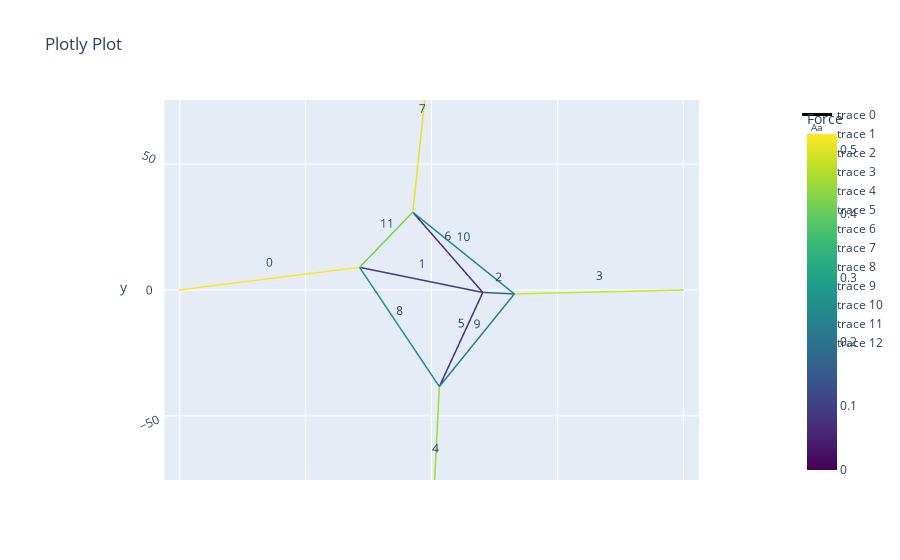

Notebook code for this chart:
### Markdown cell above
### Step 1: Define the network

### Code cell
# Note that the coordinates of the vertices will change after equilibrium is reached.
vertices    = np.array([[-10, 0, 0], [-5, 0,0], [0, 0, 0], [5, 0, 0], [10, 0, 0], [0,-10,0], [0,-5,0], [0,5,0], [0,10,0]])*10  # The coordinates of the vertices in mm
edges       = [[0, 1], [1, 2], [2, 3], [3, 4], [5, 6], [6, 2], [2, 7], [7, 8], [1, 6], [6, 3], [3, 7], [7,1]]                  # The edges of the network.
paths       = [[0, 1, 2, 3], [4, 5, 6, 7], [8, 9, 10, 11]]   # 3D printable paths. Ensure an edge is not flipped.
directions  = [1, 1, 1, 1, 1, 1, 1, 1, 1, 1, 1, 1]          # Flip the curvature of an edge by setting the direction to -1.

scalar = 110
q_ring      = .5
q_connectors = .8
q_center    = .2
q           = np.array([q_connectors, q_center, q_center, q_connectors, q_connectors, q_center, q_center, q_connectors, q_ring, q_ring, q_ring, q_ring])/scalar
q[2]        = 1.5/scalar
q[-1]        = 1.5/scalar
fixed       = [0, 4, 5, 8]
# model_name  = 'VS_ring{}_connectors{}_center{}_as{}'.format(q_ring, q_connectors, q_center, q[2]*scalar)
model_name  = 'VS_ring{}_connectors{}_center{}_as{}_asr{}_s{}'.format(q_ring, q_connectors, q_center, q[2]*scalar, q[-1]*scalar, scalar)

# Create the network
net = Network_custom.from_fd(vertices, edges, q, fixed, paths = paths, dir = directions)

# The topology of structure is fixed after generation, but you can update force densities after making the network
# q[0] = .10
# net.update_shape(q)

# Plot the network like this
net.net_plot(color=True, elables = True, vlabels = False)

(net.vertices == vertices).all() # Please understand that this is False
np.max(net.f)/0.078294515

# import matplotlib.pyplot as plt
# cmap = plt.get_cmap('viridis')

# Convert to TikZ RGB format
# f_plot = (net.f - np.min(net.f)) / (np.max(net.f) - np.min(net.f))
# for val in f_plot:
#     r, g, b, _ = cmap(val)  # Get RGBA (ignore A)color={rgb,1:red,0.282;green,0.141;blue,0.458}
#     print("\draw[thick, color = {" + f"rgb,1:red,{r:.3f}; green,{g:.3f};blue, {b:.3f}"+"}]")

np.max(net.f)/0.078294515

### Figure 1 — Plotly figure (JSON) as saved in the notebook; plotly's stock layout.template omitted (floating-point values rounded to 4 significant figures)
{"data": [{"line": {"color": [0.524, 0.524, 0, 0.0906, 0.0906, 0, 0.1707, 0.1707, 0, 0.4887, 0.4887, 0, 0.4497, 0.4497, 0, 0.07465, 0.07465, 0, 0.07673, 0.07673, 0, 0.5059, 0.5059, 0, 0.2583, 0.2583, 0, 0.2146, 0.2146, 0, 0.2349, 0.2349, 0, 0.414, 0.414, 0], "colorbar": {"title": {"text": "Force"}}, "colorscale": [[0, "#440154"], [0.1111, "#482878"], [0.2222, "#3e4989"], [0.3333, "#31688e"], [0.4444, "#26828e"], [0.5556, "#1f9e89"], [0.6667, "#35b779"], [0.7778, "#6ece58"], [0.8889, "#b5de2b"], [1, "#fde725"]], "showscale": true, "width": 3}, "mode": "lines", "type": "scatter3d", "x": [-100, -28.51, null, -28.51, 20.32, null, 20.32, 32.82, null, 32.82, 100, null, 0, 3.111, null, 3.111, 20.32, null, 20.32, -7.428, null, -7.428, 0, null, -28.51, 3.111, null, 3.111, 32.82, null, 32.82, -7.428, null, -7.428, -28.51, null], "y": [0, 8.977, null, 8.977, -0.9676, null, -0.9676, -1.563, null, -1.563, 0, null, -100, -38.24, null, -38.24, -0.9676, null, -0.9676, 30.83, null, 30.83, 100, null, 8.977, -38.24, null, -38.24, -1.563, null, -1.563, 30.83, null, 30.83, 8.977, null], "z": [0, 0, null, 0, 0, null, 0, 0, null, 0, 0, null, 0, 0, null, 0, 0, null, 0, 0, null, 0, 0, null, 0, 0, null, 0, 0, null, 0, 0, null, 0, 0, null]}, {"mode": "text", "text": ["0"], "type": "scatter3d", "x": [-64.25], "y": [4.488], "z": [0]}, {"mode": "text", "text": ["1"], "type": "scatter3d", "x": [-4.094], "y": [4.004], "z": [0]}, {"mode": "text", "text": ["2"], "type": "scatter3d", "x": [26.57], "y": [-1.265], "z": [0]}, {"mode": "text", "text": ["3"], "type": "scatter3d", "x": [66.41], "y": [-0.7815], "z": [0]}, {"mode": "text", "text": ["4"], "type": "scatter3d", "x": [1.556], "y": [-69.12], "z": [0]}, {"mode": "text", "text": ["5"], "type": "scatter3d", "x": [11.72], "y": [-19.61], "z": [0]}, {"mode": "text", "text": ["6"], "type": "scatter3d", "x": [6.446], "y": [14.93], "z": [0]}, {"mode": "text", "text": ["7"], "type": "scatter3d", "x": [-3.714], "y": [65.41], "z": [0]}, {"mode": "text", "text": ["8"], "type": "scatter3d", "x": [-12.7], "y": [-14.63], "z": [0]}, {"mode": "text", "text": ["9"], "type": "scatter3d", "x": [17.97], "y": [-19.9], "z": [0]}, {"mode": "text", "text": ["10"], "type": "scatter3d", "x": [12.7], "y": [14.63], "z": [0]}, {"mode": "text", "text": ["11"], "type": "scatter3d", "x": [-17.97], "y": [19.9], "z": [0]}], "layout": {"scene": {"aspectmode": "data", "camera": {"center": {"x": 0, "y": 0, "z": 0}, "eye": {"x": 0, "y": 0, "z": 5}, "up": {"x": 0, "y": 1, "z": 0}}}, "title": {"text": "Plotly Plot"}}}
